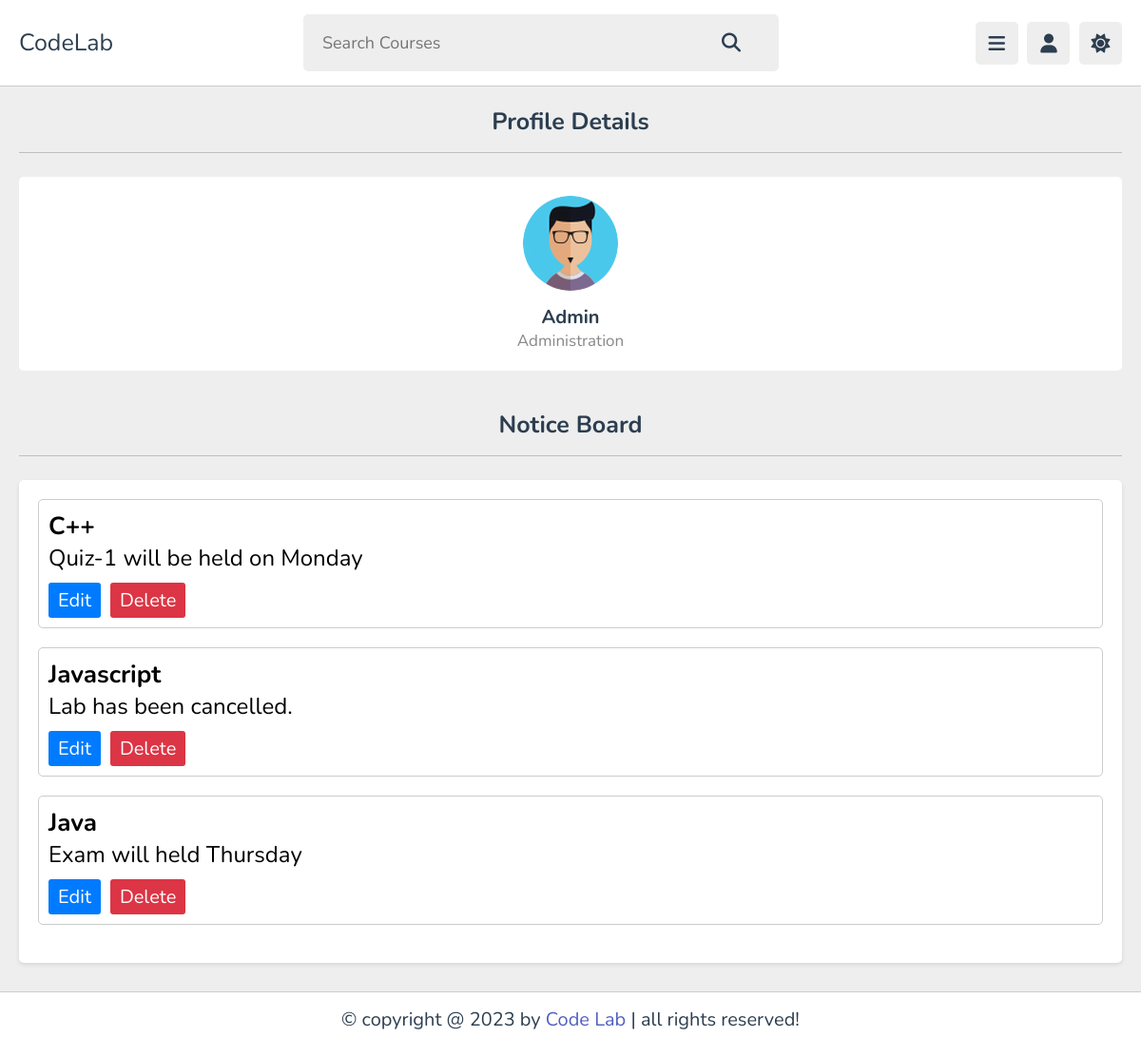
The app's page /admin_homepage.php with its own data.
### tables this page shows
CREATE TABLE `notices` (
  `id` int(11) NOT NULL,
  `title` varchar(255) NOT NULL,
  `notice` text NOT NULL,
  `created_at` timestamp NOT NULL DEFAULT current_timestamp()
);

### admin_homepage.php (the view, shortened to what this page needs)
<!DOCTYPE html>
<html lang="en">
<head>
   <link rel="stylesheet" href="https://cdnjs.cloudflare.com/ajax/libs/font-awesome/6.1.2/css/all.min.css">
   <link rel="stylesheet" href="CSS_Student/notice.css">
   <link rel="stylesheet" href="CSS_Student/style.css">
</head>
<body>
<header class="header">
   <section class="flex">
      <a href="admin_homepage.php" class="logo">CodeLab</a>
      <form id="search-form" action="https://www.google.com/search" method="GET" target="_blank" class="search-form">
      <input type="text" name="q" onkeyup="showHint(this.value)"  required placeholder="Search Courses" maxlength="100">
      <button type="submit" class="fas fa-search"></button>
      </form>
      <div class="icons">
         <div id="menu-btn" class="fas fa-bars"></div>
         <div id="user-btn" class="fas fa-user"></div>
         <div id="toggle-btn" class="fas fa-sun"></div>
      </div>
   </section>
</header>
<section class="teacher-profile">
   <h1 class="heading">profile details</h1>
   <div class="details">
      <div class="tutor">
         <img src="images/pic-6.jpg" alt="">
         <h3>Admin</h3>
         <span>Administration</span>
      </div>
   </div>
</section>
<section class="courses">
   <h1 class="heading">Notice board</h1>
   <div class="container">
        <?php
        @include 'dbcon.php';
        $sql = "SELECT * FROM notices";
        $result = $conn->query($sql);
        if ($result->num_rows > 0) {
            while ($row = $result->fetch_assoc()) {
                echo "<div class='notice'>";
                echo "<h2>" . $row["title"] . "</h2>";
                echo "<p>" . $row["notice"] . "</p>";
                echo "<button><a href='edit_notice.php?id=" . $row["id"] . "'>Edit</a></button>";
                echo "<button class='secondary'><a href='delete_notice.php?id=" . $row["id"] . "'>Delete</a></button>";
                echo "</div>";
            }
        } else {
            echo "<p>No notices available.</p>";
        }
        ?>
    </div>
</section>
<footer class="footer">
   &copy; copyright @ 2023 by <span>Code Lab</span> | all rights reserved!
</footer>
</body>
</html>

### CSS_Student/notice.css (style rules this page uses)
body { font-family: Arial, sans-serif; margin: 0; padding: 0; background-color: #f4f4f4; }
.container { top: 110%; max-width: 1200px; margin: 0 auto; padding: 20px; background-color: #ffffff; border-radius: 5px; box-shadow: 0 2px 4px rgba(0, 0, 0, 0.1); font-size: 20px; }
h1 { text-align: center; font-size: 40px; }
.notice { border: 1px solid #ccc; border-radius: 5px; padding: 10px; margin-bottom: 20px; font-size: 16px; }
.notice h2 { margin-top: 0; font-size: 26px; }
.notice p { margin-bottom: 10px; font-size: 24px; }
button { padding: 5px 10px; background-color: #007bff; color: #ffffff; border: none; border-radius: 3px; cursor: pointer; margin-right: 10px; font-size: 20px; }
button a { text-decoration: none; color: #ffffff; }
button.secondary { background-color: #dc3545; }

### CSS_Student/style.css (style rules this page uses)
:root { --main-color:#525fc0; --red:#e74c3c; --orange:#f39c12; --light-color:#888; --light-bg:#eee; --black:#2c3e50; --white:#fff; --border:.1rem solid rgba(0,0,0,.2); }
* { font-family: 'Nunito', sans-serif; margin:0; padding:0; box-sizing: border-box; outline: none; border:none; text-decoration: none; }
html { font-size: 62.5%; overflow-x: hidden; }
body { background-color: var(--light-bg); padding-left: 30rem; }
section { padding:2rem; margin: 0 auto; max-width: 1200px; }
.heading { font-size: 2.5rem; color:var(--black); margin-bottom: 2.5rem; border-bottom: var(--border); padding-bottom: 1.5rem; text-transform: capitalize; }
.header { position: sticky; top:0; left:0; right: 0; background-color: var(--white); z-index: 1000; border-bottom: var(--border); }
.header .flex { display: flex; align-items: center; justify-content: space-between; position: relative; padding: 1.5rem 2rem; }
.header .flex .logo { font-size: 2.5rem; color: var(--black); }
.header .flex .search-form { width: 50rem; border-radius: .5rem; background-color: var(--light-bg); padding:1.5rem 2rem; display: flex; gap:2rem; }
.header .flex .search-form input { width: 100%; font-size: 1.8rem; color:var(--black); background:none; }
.header .flex .search-form button { background:none; font-size: 2rem; cursor: pointer; color:var(--black); }
.header .flex .icons div { font-size: 2rem; color:var(--black); background-color: var(--light-bg); border-radius: .5rem; height: 4.5rem; width: 4.5rem; line-height: 4.5rem; cursor: pointer; text-align: center; margin-left: .7rem; }
.teacher-profile .details { text-align: center; background-color: var(--white); border-radius: .5rem; padding: 2rem; }
.teacher-profile .details .tutor img { height: 10rem; width: 10rem; border-radius: 50%; object-fit: cover; margin-bottom: 1rem; }
.teacher-profile .details .tutor h3 { font-size: 2rem; color: var(--black); }
.teacher-profile .details .tutor span { color: var(--light-color); font-size: 1.7rem; }
.footer { background-color: var(--white); border-top: var(--border); position: bottom; bottom: 0; left: 0; right: 0; text-align: center; font-size: 2rem; padding:1.5rem 2rem; color:var(--black); margin-top: 1rem; z-index: 1000; padding-bottom: 2.5rem; }
.footer span { color:var(--main-color); }
@media (max-width:1200px) { body { padding-left: 0; } }

### records on screen
notices: title "C++", notice "Quiz-1 will be held on Monday"
notices: title "Javascript", notice "Lab has been cancelled."
notices: title "Java", notice "Exam will held Thursday"
